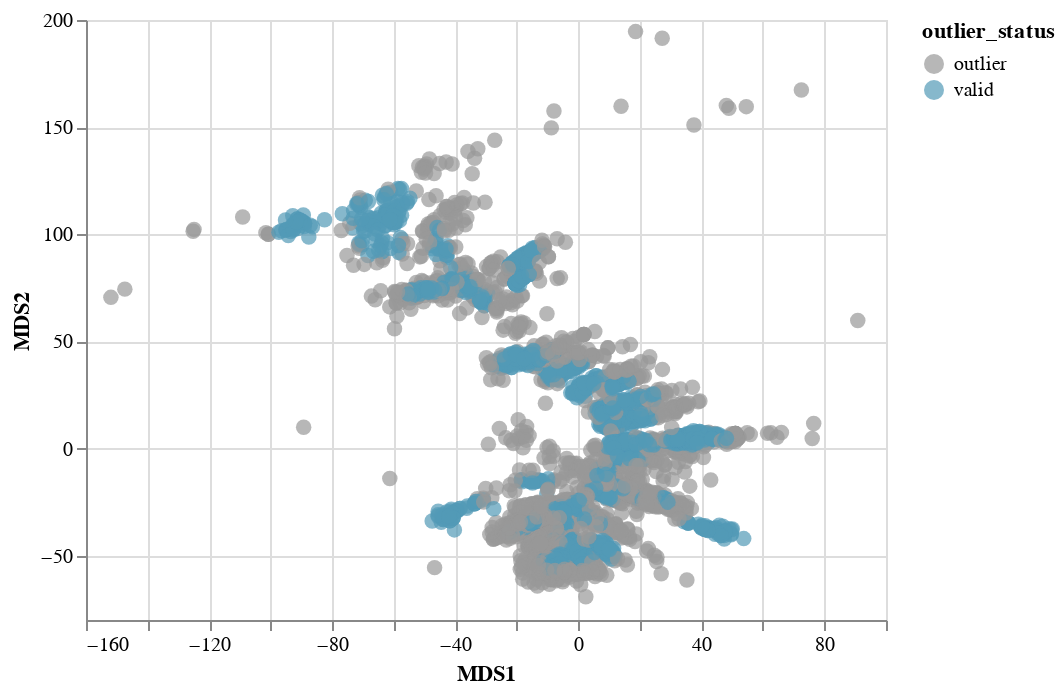

The notebook cell saved with this chart:
### Code cell
alt.data_transformers.disable_max_rows()
list_of_chart = scatterplot_with_tooltip_interactive(MDS_df_full, 'mds1','mds2',"MDS1", "MDS2", 'outlier_status:N', "outlier_status:N", domain, range_)
list_of_chart

### Figure 1 — Vega-Lite specification as saved in the notebook (floating-point values rounded to 4 significant figures; data arrays with more than 128 entries replaced by an {"elided": "..."} marker saying what was removed)
{"config": {"view": {"continuousWidth": 400, "continuousHeight": 300}}, "data": {"name": "data-0bddf6ce2c775530955d5b7905b2d850"}, "mark": {"type": "circle", "size": 60}, "encoding": {"color": {"type": "nominal", "field": "outlier_status", "scale": {"domain": ["outlier", "valid"], "range": ["#999999", "#529AB6", "#AABD52"]}}, "tooltip": {"type": "nominal", "field": "outlier_status"}, "x": {"type": "quantitative", "field": "mds1", "title": "MDS1"}, "y": {"type": "quantitative", "field": "mds2", "title": "MDS2"}}, "selection": {"selector083": {"type": "interval", "bind": "scales", "encodings": ["x", "y"]}}, "$schema": "https://vega.github.io/schema/vega-lite/v4.8.1.json", "datasets": {"data-0bddf6ce2c775530955d5b7905b2d850": {"elided": "5866 records"}}}
